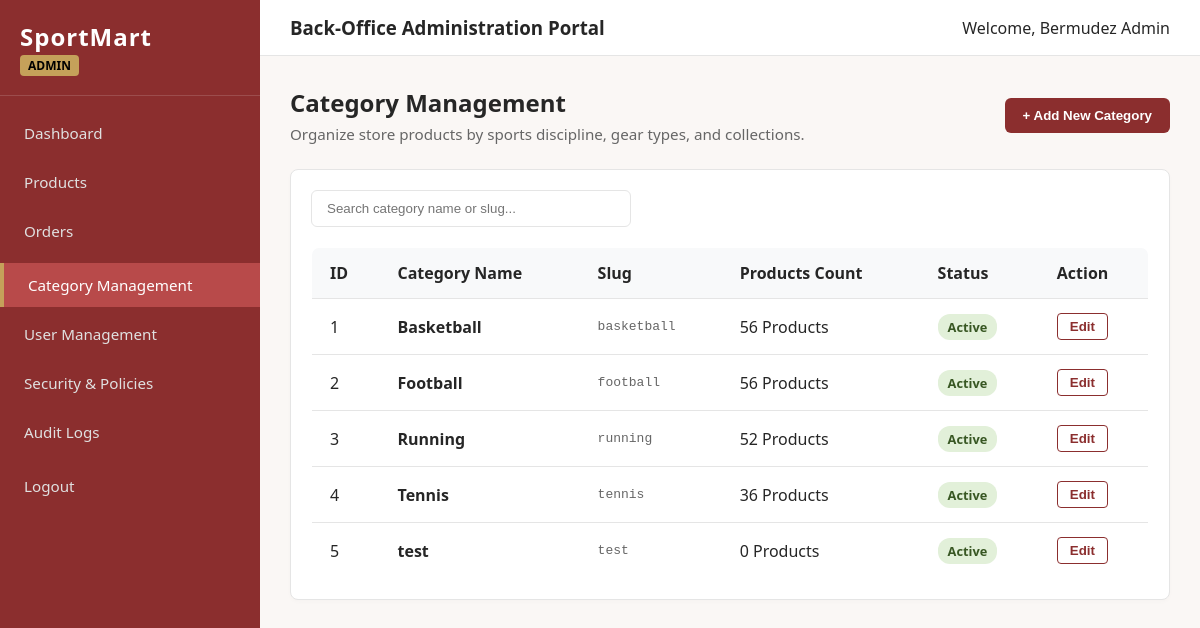
The app's page /admin/categories.php (signed in) with its own data.
### tables this page shows
CREATE TABLE `categories` (
  `category_id` int(10) UNSIGNED NOT NULL,
  `name` varchar(100) NOT NULL,
  `slug` varchar(120) NOT NULL,
  `description` text DEFAULT NULL,
  `status` enum('Active','Inactive') NOT NULL DEFAULT 'Active',
  `created_at` timestamp NOT NULL DEFAULT current_timestamp()
);

### includes/security.php (called while the page is built, shortened)
<?php
function securityJs($value)
{
    return htmlspecialchars(json_encode($value, JSON_HEX_TAG | JSON_HEX_AMP | JSON_HEX_APOS | JSON_HEX_QUOT | JSON_INVALID_UTF8_SUBSTITUTE), ENT_QUOTES, 'UTF-8');
}

### admin/categories.php (the view, shortened to what this page needs)
<?php
require_once __DIR__ . '/../includes/db.php';
require_once __DIR__ . '/../includes/security.php';
$categoriesQuery = "SELECT
                        c.category_id,
                        c.name,
                        c.slug,
                        c.description,
                        c.status,
                        COUNT(p.product_id) AS product_count
                    FROM categories c
                    LEFT JOIN products p ON c.category_id = p.category_id
                    GROUP BY c.category_id
                    ORDER BY c.category_id ASC";
$categories = $pdo->query($categoriesQuery)->fetchAll();
include __DIR__ . '/includes/admin_header.php';
?>
<div class="page-header">
    <div>
        <h2>Category Management</h2>
        <p class="text-muted-sm">Organize store products by sports discipline, gear types, and collections.</p>
    </div>
    <button class="btn-primary" onclick="openAddCategoryModal()">+ Add New Category</button>
</div>
<div class="admin-card">
    <div class="mb-20 flex-gap-10">
        <input type="text" id="categorySearch" onkeyup="filterCategories()" placeholder="Search category name or slug..." class="table-search-lg">
    </div>
    <table class="admin-table" id="categoriesTable">
        <thead>
            <tr>
                <th>ID</th>
                <th>Category Name</th>
                <th>Slug</th>
                <th>Products Count</th>
                <th>Status</th>
                <th>Action</th>
            </tr>
        </thead>
        <tbody>
            <?php if (!empty($categories)): ?>
                <?php foreach ($categories as $cat): ?>
                    <tr class="category-row">
                        <td><?php echo (int) $cat['category_id']; ?></td>
                        <td class="cat-name font-semi-bold"><?php echo htmlspecialchars($cat['name']); ?></td>
                        <td class="cat-slug"><?php echo htmlspecialchars($cat['slug']); ?></td>
                        <td><?php echo (int)$cat['product_count']; ?> Product<?php echo $cat['product_count'] == 1 ? '' : 's'; ?></td>
                        <td>
                            <span class="badge badge-<?php echo strtolower((string) $cat['status']) === 'active' ? 'active' : 'locked'; ?>">
                                <?php echo htmlspecialchars($cat['status']); ?>
                            </span>
                        </td>
                        <td>
                            <button class="btn-action" onclick="openEditCategoryModal(
                                <?php echo securityJs((string) $cat['category_id']); ?>,
                                <?php echo securityJs($cat['name']); ?>,
                                <?php echo securityJs($cat['slug']); ?>,
                                <?php echo securityJs($cat['description'] ?? ''); ?>,
                                <?php echo securityJs($cat['status']); ?>
                            )">Edit</button>
                        </td>
                    </tr>
                <?php endforeach; ?>
            <?php else: ?>
                <tr>
                    <td colspan="6" class="table-empty-notice">No categories found in database.</td>
                </tr>
            <?php endif; ?>
        </tbody>
    </table>
</div>
<?php echo '</main></div></div></body></html>'; ?>

### assets/css/admin.css (style rules this page uses)
:root { --primary-dark-red: #8B2E2E; --secondary-red: #B84A4A; --accent-gold: #C5A15A; --bg-warm-white: #FAF7F5; --bg-card: #FFFFFF; --text-dark: #262626; --border-color: #E5E5E5; --sidebar-width: 260px; }
* { box-sizing: border-box; margin: 0; padding: 0; }
.page-header { display: flex; justify-content: space-between; align-items: center; margin-bottom: 25px; }
.admin-card { background-color: var(--bg-card); padding: 20px; border-radius: 8px; border: 1px solid var(--border-color); box-shadow: 0 2px 4px rgba(0, 0, 0, 0.02); }
.admin-table { width: 100%; border-collapse: collapse; background-color: var(--bg-card); border-radius: 8px; overflow: hidden; border: 1px solid var(--border-color); }
.admin-table th, .admin-table td { padding: 14px 18px; text-align: left; border-bottom: 1px solid var(--border-color); }
.admin-table th { background-color: #F8F9FA; font-weight: 600; }
.badge { padding: 4px 10px; border-radius: 12px; font-size: 0.8rem; font-weight: bold; display: inline-block; }
.badge-active { background-color: #E2F0D9; color: #385723; }
.btn-primary { background-color: var(--primary-dark-red); color: #fff; padding: 10px 18px; text-decoration: none; border-radius: 6px; font-weight: 600; border: none; cursor: pointer; }
.btn-action { background-color: transparent; color: var(--primary-dark-red); border: 1px solid var(--primary-dark-red); padding: 5px 12px; border-radius: 4px; cursor: pointer; font-weight: 600; }
.text-muted-sm { color: #666; font-size: 0.95rem; margin-top: 5px; }
.mb-20 { margin-bottom: 20px; }
.flex-gap-10 { display: flex; gap: 10px; }
.table-search-lg { padding: 10px 15px; border: 1px solid var(--border-color); border-radius: 6px; width: 320px; }
.font-semi-bold { font-weight: 600; }
.cat-slug { color: #666; font-family: monospace; }

### records on screen
categories: category_id "1", name "Basketball", slug "basketball", product_count "56", status "Active"
categories: category_id "2", name "Football", slug "football", product_count "56", status "Active"
categories: category_id "3", name "Running", slug "running", product_count "52", status "Active"
categories: category_id "4", name "Tennis", slug "tennis", product_count "36", status "Active"
categories: category_id "5", name "test", slug "test", product_count "0", status "Active"

### other values on screen
$userRole "ADMIN"
$userName "Bermudez Admin"
